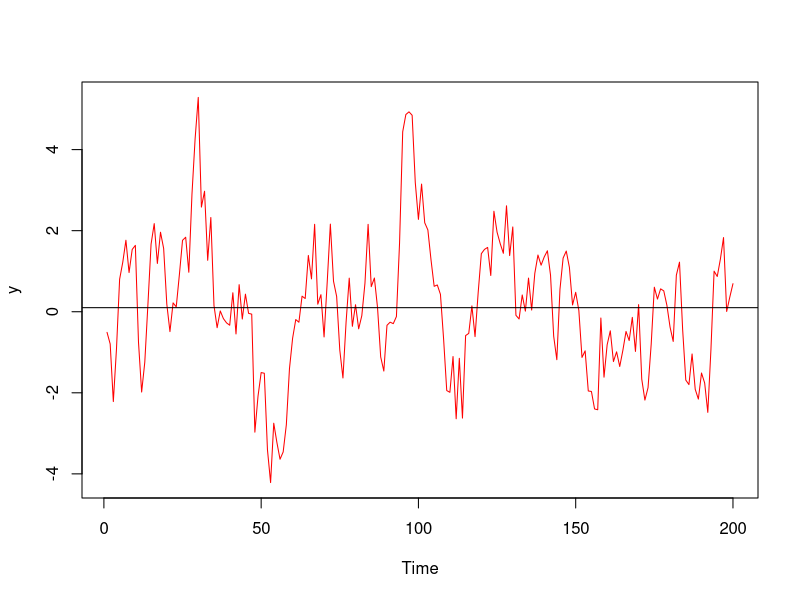
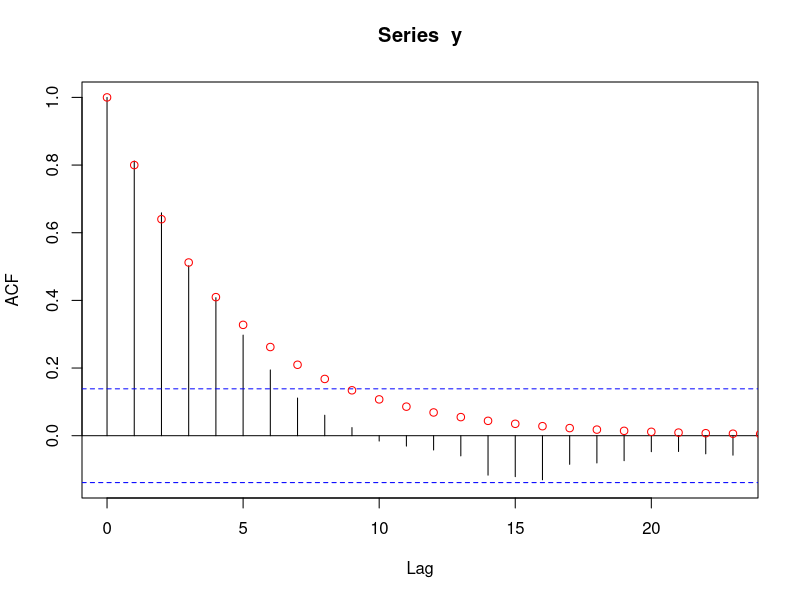

Write the R code that produced these figures, in order.
mu = 1; phi1 = 0.8
mu = 0.1

# set.seed(002) # every time run the same TS
y = arima.sim(n = 200, list(ar = 0.8)) + mu # higher n, closer to sample mean
plot(y, col = 'red')
abline(h = mu) # plot theoretical mean
mean(y) # calculate sample mean

acf(y) # calculate and plot sample ACF
theo_acf = phi1 ^ (0 : 24) # calculate theoretical ACF
points(0 : 24, theo_acf, col = 'red') # add theoretical ACF to sample ACF plot

phi1 ^ 20